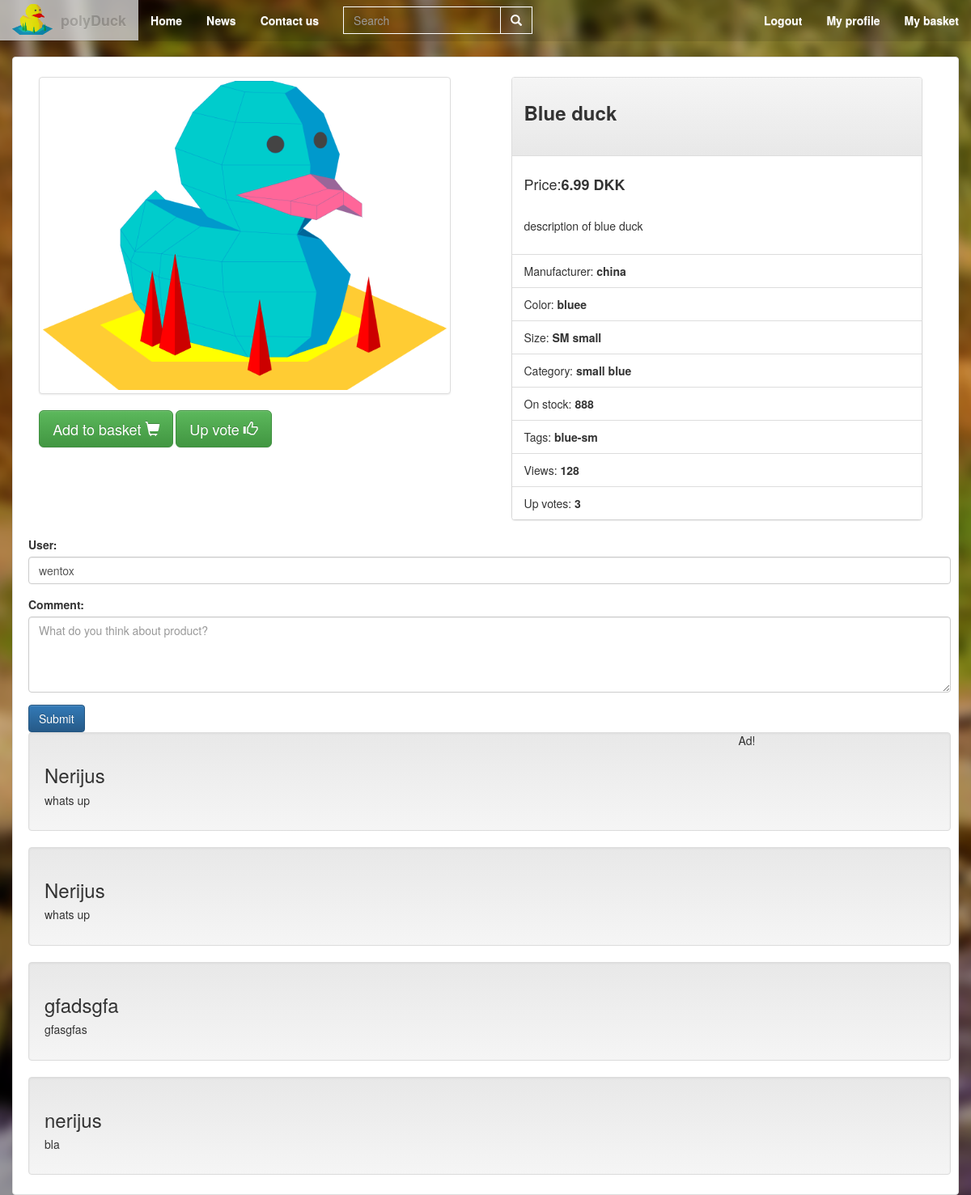
Screenshot of /index.php?product=     Blue duck (signed in) with the database file from the repository.
### tables this page shows
CREATE TABLE `products` (
  `Product_ID` int(20) NOT NULL,
  `name` varchar(50) NOT NULL,
  `price` float NOT NULL,
  `description` varchar(255) NOT NULL,
  `color` varchar(20) NOT NULL,
  `size` varchar(15) NOT NULL,
  `category` varchar(20) NOT NULL,
  `images` varchar(255) NOT NULL,
  `stock` int(255) NOT NULL,
  `tags` varchar(50) NOT NULL,
  `manufacture` varchar(100) NOT NULL,
  `views` int(15) DEFAULT NULL,
  `upVote` int(15) DEFAULT NULL
);

CREATE TABLE `social_pages` (
  `Product_ID` int(20) NOT NULL,
  `Likes` int(15) NOT NULL,
  `Comments` text NOT NULL,
  `name` varchar(50) NOT NULL,
  `comment_id` int(11) NOT NULL
);

### model/Model.php (called while the page is built, shortened)
<?php
include_once ("model/Database.php");
 class Model {
        function Connect(){
         $db = require('model/conn.php');
         $connection = new Database($db);
         return $connection;
     }
	    public function getProductList()
	{
        $proData = $this->Connect()->getQuery("SELECT * FROM products");
            return $proData;
        }
	    public function getProduct($name)
	{
		$allProducts = $this->getProductList();
         if (mysqli_num_rows($allProducts) > 0) {
             $pro = $this->Connect()->getQuery("SELECT `views` FROM products WHERE `Product_ID`  = '" . $_SESSION['LOC'][1] . "' LIMIT 1");
            $view = mysqli_fetch_array($pro);
            $viewValue =  $view['views'] + 1;
             $proData = $this->Connect()->getQuery("SELECT `name`,`price`,`description`,`color`,`size`,`category`,`images`,`stock`,`tags`,`manufacture`,`views`,`upVote`,`Product_ID` FROM products WHERE `name`  = '{$name}' LIMIT 1");
             return $proData;
         }
	}
}

### model/Database.php (called while the page is built, shortened)
<?php
class Database
{
    protected $conn;
    public function __construct(mysqli $conn){
        $this->conn = $conn;
    }
    public function getConnection(){
    return $this->conn;
    }
    public function getQuery($query){
        $getData = $this->getConnection()->query($query);
        return $getData;
    }
}

### view/viewproduct.php (the view, shortened to what this page needs)
<?php
	$product = mysqli_fetch_array($productSelected);
?>
<div class="item thumbnail container" xmlns="http://www.w3.org/1999/html">
		<div class="row">
			<div class="col-md-6">
				<div class="itemImageFrame">
					<img class="itemPictureBig thumbnail" src="<?php echo $product['images']; ?>"><br />
					<div class="btn-group productControl text-center">
						<form method="get">
						<button id="cart" name="add_to_cart" type="button" class="btn-lg btn btn-success">Add to basket <span class="glyphicon glyphicon-shopping-cart" aria-hidden="true"></button>
						<button id="up" type="button" class="btn-lg btn btn-success">Up vote <span class="glyphicon glyphicon-thumbs-up" aria-hidden="true"></span></button>
						</form>
					</div>
				</div>
			</div>
			<div class="col-md-6">
				<div class="itemInformation pull-right">
<div class="panel panel-default">
  	<div class="panel-heading"><h3><strong><?php echo $product['name']; ?></strong></h3><br/>
  	</div>
  		<div class="panel-body">
  			<h4>Price:<strong><?php echo $product['price']; ?> DKK</strong></h4><br/>
					<p><?php echo $product['description']; ?></p>
		</div>
  				<ul class="list-group">
    <li class="list-group-item">Manufacturer:<strong><?php echo $product['manufacture']; ?></strong></li>
    <li class="list-group-item">Color:<strong> <?php echo $product['color']; ?></strong></li>
    <li class="list-group-item">Size:<strong> <?php echo $product['size']; ?></strong></li>
    <li class="list-group-item">Category:<strong> <?php echo $product['category']; ?></strong></li>
    <li class="list-group-item">On stock:<strong> <?php echo $product['stock']; ?></strong></li>
    <li class="list-group-item">Tags:<strong class="tags"> <?php echo $product['tags']; ?></strong></li>
	<li class="list-group-item">Views:<strong> <?php echo $product['views']; ?></strong></li>
	<li class="list-group-item">Up votes:<strong> <?php echo $product['upVote']; ?></strong></li>
				</ul>
		</div>
  </div>
  </div>
				</div>
	<div class="row">
		<div class="col-md-12">
			<div id="postNew" class="container">
				<form method="post">
					<div class="form-group">
						<label for="userNameInput">User:</label>
						<?php
						if(isset($_SESSION['username'])) {
							echo '<input type="text" id="userNameInput" class="form-control" name="postName" required value="' . $_SESSION['username'] . '">';
						}
						else {
							echo '<input type="text" id="userNameInput" class="form-control" placeholder="Your name..." name="postName" required value="">';
						}
						?>
					</div>
					<div class="form-group">
						<label for="userComment">Comment:</label>
						<textarea class="form-control" id="userComment" rows="4" name="comment" placeholder="What do you think about product?"></textarea>
					</div>
					<input type="submit" class="btn btn-primary" name="submit_comment">
				</form>
			</div>
		</div>
	</div>
	<div class="row">
		<div class="col-md-9">
			<div id="commentSection" class="container">
				<div id="echo">
					<?php include_once 'controller/comments.php'; ?>
				</div>
			</div>
		</div>
		<div class="col-md-3">
			Ad!
		</div>
	</div>
</div>

### controller/comments.php
<?php
$conn = mysqli_connect("localhost", "root", "123", "db_cms");
if (isset($_SESSION['LOC'][1])) {
    $q = $_SESSION['LOC'][1];
    $sql = "SELECT * FROM social_pages WHERE Product_ID='" . $q . "'";
    $output = '';
    $result = mysqli_query($conn, $sql);
    if(mysqli_num_rows($result) > 0)
    {
        $output .= '';
        while($comment = mysqli_fetch_array($result)){
            $output .=	'
        <div class="well">
           <h3>'. $comment['name'] .'</h3>
           <h5>'. $comment['Comments'] .'</h5>
        </div>
			';
        }
        echo $output;
    }
    else
    {
        echo '<div class="notFound jumbotron">
                <div class="container">
                    <h2>be the first one to comment</h2>
                </div>
            </div>';
    }
}

### view/sass/main.css (style rules this page uses)
body { overflow-x: hidden; padding-top: 50px; background-color: black; }
.item { margin-top: 20px; }
.item .itemImageFrame { width: 90%; height: auto; margin: 20px auto; }
.item .itemImageFrame .itemPictureBig { margin: auto; position: static !important; width: 100% !important; height: auto !important; }
.item .itemInformation { float: left; width: 90%; height: auto; margin-right: 40px; }
.item .itemInformation .panel { margin-top: 20px; }

### rows the page displays
products: images (picture), name "Blue duck", price "6.99", description "description of blue duck", manufacture "china", color "bluee", size "SM small", category "small blue", stock "888", tags "blue-sm", views "128", upVote "3"
social_pages: name "Nerijus", Comments "whats up"
social_pages: name "Nerijus", Comments "whats up"
social_pages: name "gfadsgfa", Comments "gfasgfas"
social_pages: name "nerijus", Comments "bla"
